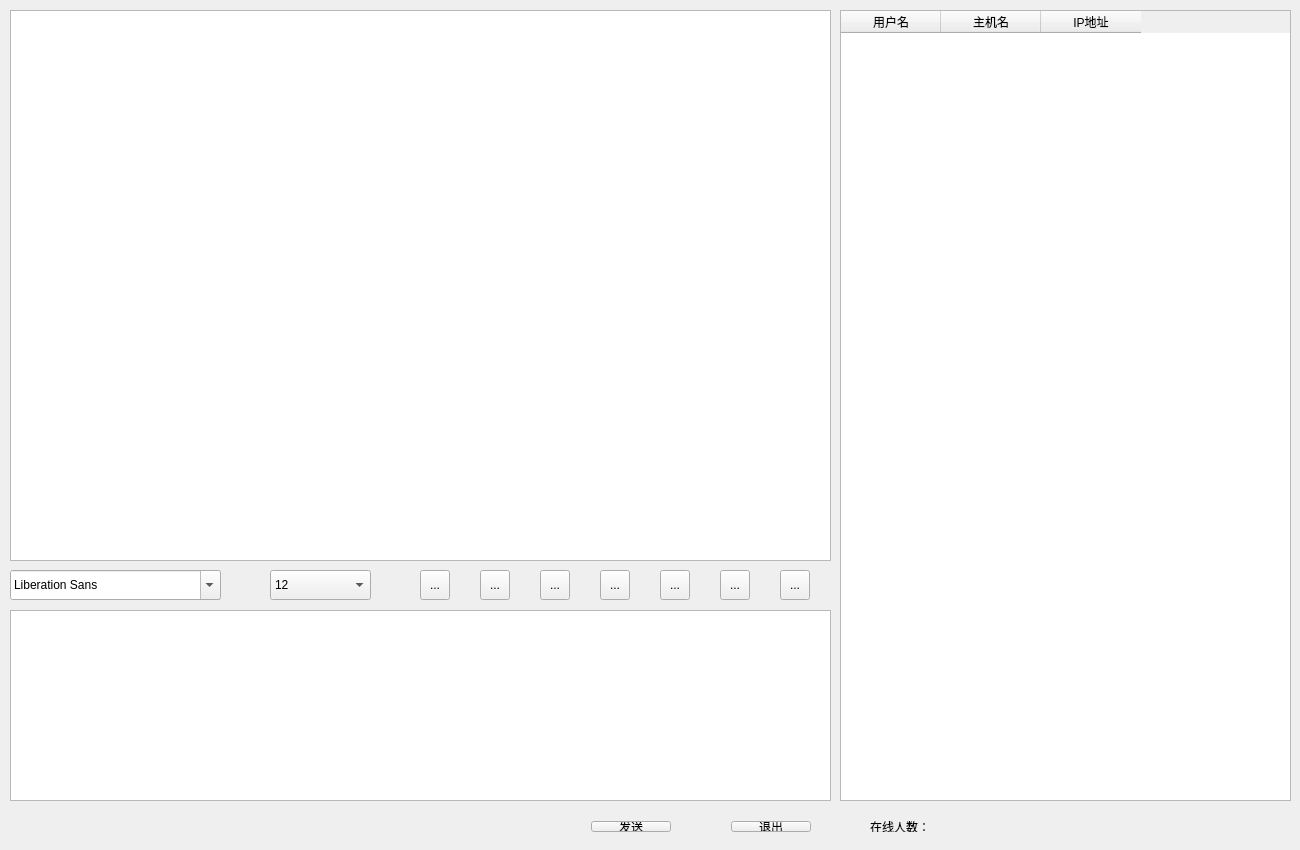
<?xml version="1.0" encoding="UTF-8"?>
<ui version="4.0">
 <class>Widget</class>
 <widget class="QWidget" name="Widget">
  <property name="geometry">
   <rect>
    <x>0</x>
    <y>0</y>
    <width>1300</width>
    <height>850</height>
   </rect>
  </property>
  <property name="minimumSize">
   <size>
    <width>1300</width>
    <height>850</height>
   </size>
  </property>
  <property name="maximumSize">
   <size>
    <width>1300</width>
    <height>850</height>
   </size>
  </property>
  <property name="windowTitle">
   <string>Qicp2.0</string>
  </property>
  <widget class="QTextBrowser" name="messageBrowser">
   <property name="geometry">
    <rect>
     <x>10</x>
     <y>10</y>
     <width>821</width>
     <height>551</height>
    </rect>
   </property>
  </widget>
  <widget class="QFontComboBox" name="fontComboBox">
   <property name="geometry">
    <rect>
     <x>10</x>
     <y>570</y>
     <width>211</width>
     <height>30</height>
    </rect>
   </property>
  </widget>
  <widget class="QComboBox" name="sizeComboBox">
   <property name="geometry">
    <rect>
     <x>270</x>
     <y>570</y>
     <width>101</width>
     <height>30</height>
    </rect>
   </property>
   <property name="currentIndex">
    <number>3</number>
   </property>
   <item>
    <property name="text">
     <string>9</string>
    </property>
   </item>
   <item>
    <property name="text">
     <string>10</string>
    </property>
   </item>
   <item>
    <property name="text">
     <string>11</string>
    </property>
   </item>
   <item>
    <property name="text">
     <string>12</string>
    </property>
   </item>
   <item>
    <property name="text">
     <string>13</string>
    </property>
   </item>
   <item>
    <property name="text">
     <string>14</string>
    </property>
   </item>
   <item>
    <property name="text">
     <string>15</string>
    </property>
   </item>
   <item>
    <property name="text">
     <string>16</string>
    </property>
   </item>
   <item>
    <property name="text">
     <string>17</string>
    </property>
   </item>
   <item>
    <property name="text">
     <string>18</string>
    </property>
   </item>
   <item>
    <property name="text">
     <string>19</string>
    </property>
   </item>
   <item>
    <property name="text">
     <string>20</string>
    </property>
   </item>
   <item>
    <property name="text">
     <string>21</string>
    </property>
   </item>
   <item>
    <property name="text">
     <string>22</string>
    </property>
   </item>
  </widget>
  <widget class="QToolButton" name="boldToolBtn">
   <property name="geometry">
    <rect>
     <x>420</x>
     <y>570</y>
     <width>30</width>
     <height>30</height>
    </rect>
   </property>
   <property name="toolTip">
    <string extracomment="加粗"/>
   </property>
   <property name="styleSheet">
    <string notr="true">#frame{border:1px solid rgb(255, 255, 255)}</string>
   </property>
   <property name="text">
    <string>...</string>
   </property>
   <property name="icon">
    <iconset resource="image.qrc">
     <normaloff>:/new/prefix1/image/bold.png</normaloff>:/new/prefix1/image/bold.png</iconset>
   </property>
   <property name="iconSize">
    <size>
     <width>22</width>
     <height>22</height>
    </size>
   </property>
   <property name="checkable">
    <bool>true</bool>
   </property>
  </widget>
  <widget class="QToolButton" name="italicToolBtn">
   <property name="geometry">
    <rect>
     <x>480</x>
     <y>570</y>
     <width>30</width>
     <height>30</height>
    </rect>
   </property>
   <property name="toolTip">
    <string extracomment="倾斜"/>
   </property>
   <property name="text">
    <string>...</string>
   </property>
   <property name="icon">
    <iconset resource="image.qrc">
     <normaloff>:/new/prefix1/image/italic.png</normaloff>:/new/prefix1/image/italic.png</iconset>
   </property>
   <property name="iconSize">
    <size>
     <width>22</width>
     <height>22</height>
    </size>
   </property>
   <property name="checkable">
    <bool>true</bool>
   </property>
  </widget>
  <widget class="QToolButton" name="underlineToolBtn">
   <property name="geometry">
    <rect>
     <x>540</x>
     <y>570</y>
     <width>30</width>
     <height>30</height>
    </rect>
   </property>
   <property name="toolTip">
    <string extracomment="下划线"/>
   </property>
   <property name="text">
    <string>...</string>
   </property>
   <property name="icon">
    <iconset resource="image.qrc">
     <normaloff>:/new/prefix1/image/underline.png</normaloff>:/new/prefix1/image/underline.png</iconset>
   </property>
   <property name="iconSize">
    <size>
     <width>22</width>
     <height>22</height>
    </size>
   </property>
   <property name="checkable">
    <bool>true</bool>
   </property>
  </widget>
  <widget class="QToolButton" name="colorToolBtn">
   <property name="geometry">
    <rect>
     <x>600</x>
     <y>570</y>
     <width>30</width>
     <height>30</height>
    </rect>
   </property>
   <property name="toolTip">
    <string extracomment="更改字体颜色"/>
   </property>
   <property name="text">
    <string>...</string>
   </property>
   <property name="icon">
    <iconset resource="image.qrc">
     <normaloff>:/new/prefix1/image/text_color.png</normaloff>:/new/prefix1/image/text_color.png</iconset>
   </property>
   <property name="iconSize">
    <size>
     <width>22</width>
     <height>22</height>
    </size>
   </property>
  </widget>
  <widget class="QToolButton" name="sendToolBtn">
   <property name="geometry">
    <rect>
     <x>660</x>
     <y>570</y>
     <width>30</width>
     <height>30</height>
    </rect>
   </property>
   <property name="toolTip">
    <string extracomment="传输文件"/>
   </property>
   <property name="text">
    <string>...</string>
   </property>
   <property name="icon">
    <iconset resource="image.qrc">
     <normaloff>:/new/prefix1/image/send.png</normaloff>:/new/prefix1/image/send.png</iconset>
   </property>
   <property name="iconSize">
    <size>
     <width>22</width>
     <height>22</height>
    </size>
   </property>
  </widget>
  <widget class="QToolButton" name="saveToolBtn">
   <property name="geometry">
    <rect>
     <x>720</x>
     <y>570</y>
     <width>30</width>
     <height>30</height>
    </rect>
   </property>
   <property name="toolTip">
    <string extracomment="保存聊天记录"/>
   </property>
   <property name="text">
    <string>...</string>
   </property>
   <property name="icon">
    <iconset resource="image.qrc">
     <normaloff>:/new/prefix1/image/save.png</normaloff>:/new/prefix1/image/save.png</iconset>
   </property>
   <property name="iconSize">
    <size>
     <width>22</width>
     <height>22</height>
    </size>
   </property>
  </widget>
  <widget class="QToolButton" name="clearToolBtn">
   <property name="geometry">
    <rect>
     <x>780</x>
     <y>570</y>
     <width>30</width>
     <height>30</height>
    </rect>
   </property>
   <property name="toolTip">
    <string extracomment="清空聊天记录"/>
   </property>
   <property name="text">
    <string>...</string>
   </property>
   <property name="icon">
    <iconset resource="image.qrc">
     <normaloff>:/new/prefix1/image/clear.png</normaloff>:/new/prefix1/image/clear.png</iconset>
   </property>
   <property name="iconSize">
    <size>
     <width>22</width>
     <height>22</height>
    </size>
   </property>
  </widget>
  <widget class="QTextEdit" name="messageTextEdit">
   <property name="geometry">
    <rect>
     <x>10</x>
     <y>610</y>
     <width>821</width>
     <height>191</height>
    </rect>
   </property>
  </widget>
  <widget class="QTableWidget" name="userTableWidget">
   <property name="geometry">
    <rect>
     <x>840</x>
     <y>10</y>
     <width>451</width>
     <height>791</height>
    </rect>
   </property>
   <column>
    <property name="text">
     <string>用户名</string>
    </property>
   </column>
   <column>
    <property name="text">
     <string>主机名</string>
    </property>
   </column>
   <column>
    <property name="text">
     <string>IP地址</string>
    </property>
   </column>
  </widget>
  <widget class="QWidget" name="layoutWidget">
   <property name="geometry">
    <rect>
     <x>580</x>
     <y>810</y>
     <width>361</width>
     <height>33</height>
    </rect>
   </property>
   <layout class="QHBoxLayout" name="horizontalLayout">
    <item>
     <widget class="QPushButton" name="sendButton">
      <property name="text">
       <string>发送</string>
      </property>
     </widget>
    </item>
    <item>
     <spacer name="horizontalSpacer">
      <property name="orientation">
       <enum>Qt::Horizontal</enum>
      </property>
      <property name="sizeHint" stdset="0">
       <size>
        <width>40</width>
        <height>20</height>
       </size>
      </property>
     </spacer>
    </item>
    <item>
     <widget class="QPushButton" name="exitButton">
      <property name="text">
       <string>退出</string>
      </property>
     </widget>
    </item>
    <item>
     <spacer name="horizontalSpacer_3">
      <property name="orientation">
       <enum>Qt::Horizontal</enum>
      </property>
      <property name="sizeHint" stdset="0">
       <size>
        <width>40</width>
        <height>20</height>
       </size>
      </property>
     </spacer>
    </item>
    <item>
     <widget class="QLabel" name="userNumLabel">
      <property name="text">
       <string>在线人数：</string>
      </property>
     </widget>
    </item>
   </layout>
  </widget>
 </widget>
 <layoutdefault spacing="6" margin="11"/>
 <resources>
  <include location="image.qrc"/>
 </resources>
 <connections/>
</ui>
